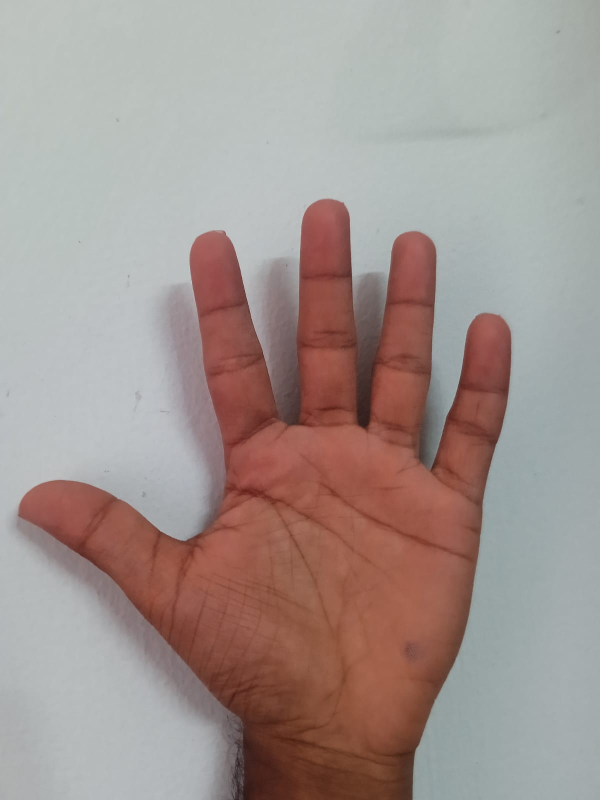
#> input picture WhatsApp Image 2025-02-28 at 13.55.44_c6a75319.jpg, 1200 x 1600 px, given in place of the camera (shown at 1/2 size)
$ jupyter execute Webcam.ipynb
#> lines starting #> are read from the running program, lines starting #| are printed output that depends on the picture; after the words box and inside, x2 and y2 are one past the last pixel; in counts of white or black regions, pixels touching at a corner belong together
[cell 1]
import cv2
import numpy as np

def detect_hand_webcam():
    cap = cv2.VideoCapture(0)
    lower_bound = np.array([0, 40, 30])
    upper_bound = np.array([20, 255, 200])

    while True:
        ret, frame = cap.read()
#> frame is the input picture: shape (1600, 1200, 3); mean B, G, R 144.2, 148.5, 162.4
        if not ret:
            break

        frame = cv2.resize(frame, (500, 500))
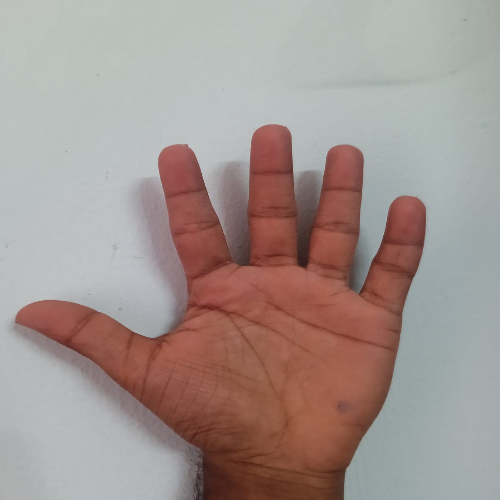
#> frame: shape (500, 500, 3); mean B, G, R 144.2, 148.5, 162.4
        hsl = cv2.cvtColor(frame, cv2.COLOR_BGR2HLS)
#> hsl: shape (500, 500, 3); mean of channels 0, 1, 2 64.8, 153.9, 36.7
        mask = cv2.inRange(hsl, lower_bound, upper_bound)
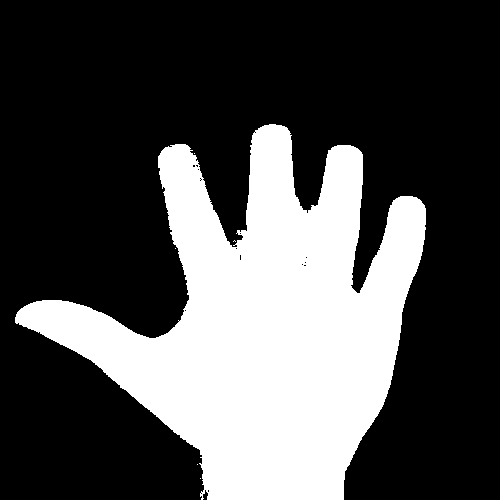
#> mask: shape (500, 500); 30.4% white; 6 white regions (5 under 20 px), largest, box (x1, y1, x2, y2) and area: (15, 124, 426, 500) 76053

        kernel = np.ones((5, 5), np.uint8)
        mask = cv2.morphologyEx(mask, cv2.MORPH_CLOSE, kernel, iterations=2)
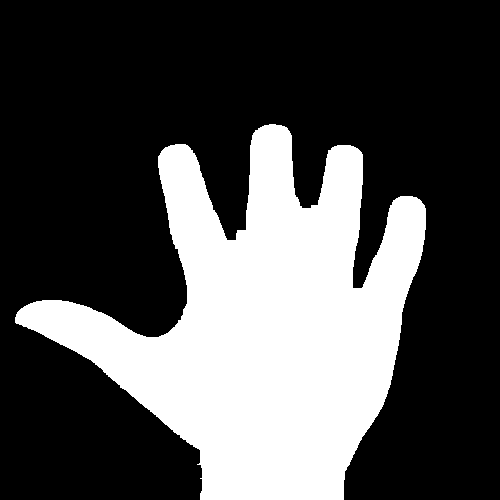
#> mask: shape (500, 500); 30.6% white; 1 white region, box (x1, y1, x2, y2) and area: (15, 124, 426, 500) 76400
        mask = cv2.morphologyEx(mask, cv2.MORPH_OPEN, kernel, iterations=2)
#> mask: shape (500, 500); 30.6% white; 1 white region, box (x1, y1, x2, y2) and area: (16, 125, 426, 500) 76381
        mask = cv2.GaussianBlur(mask, (5, 5), 0)

        masked_frame = cv2.bitwise_and(frame, frame, mask=mask)
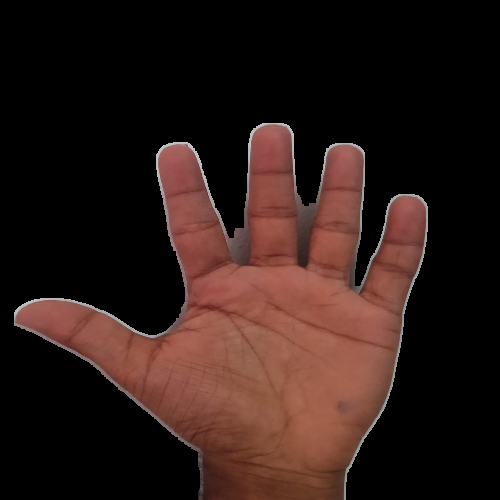
#> masked_frame: shape (500, 500, 3); mean B, G, R 22.7, 26.7, 44.5
        gray = cv2.cvtColor(masked_frame, cv2.COLOR_BGR2GRAY)
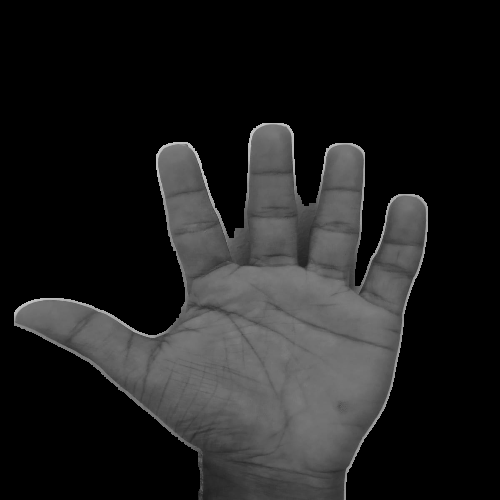
#> gray: shape (500, 500); min 0, max 201, mean 31.6
        thresh = cv2.adaptiveThreshold(gray, 255, cv2.ADAPTIVE_THRESH_GAUSSIAN_C,
                                       cv2.THRESH_BINARY, 11, 2)
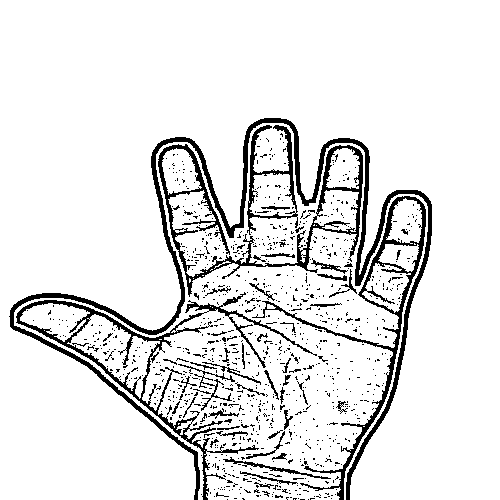
#> thresh: shape (500, 500); 89.9% white; 998 black regions (939 under 20 px)

        contours, _ = cv2.findContours(thresh, cv2.RETR_EXTERNAL, cv2.CHAIN_APPROX_SIMPLE)
#> contours = 16 contours, 8 with area under 20; largest, box (x1, y1, x2, y2) and area: (0, 0, 500, 500) 160114, (14, 123, 428, 500) 64718, (67, 314, 160, 399) 3000, (20, 303, 90, 342) 1430, (362, 263, 411, 313) 1298, (386, 198, 422, 244) 1110, (378, 244, 419, 272) 692, (267, 304, 276, 309) 22
        filtered_contours = [cnt for cnt in contours if 3000 < cv2.contourArea(cnt) < 50000]
#> filtered_contours = []

        contour_frame = frame.copy()
        cv2.drawContours(contour_frame, filtered_contours, -1, (0, 255, 0), 3)

        cv2.imshow("Mask", mask)
        cv2.imshow("Contours", contour_frame)

        if cv2.waitKey(1) & 0xFF == ord('q'):
#> (key q is pressed here)
            break

    cap.release()
    cv2.destroyAllWindows()

detect_hand_webcam()

$ run again, on hand.jpg
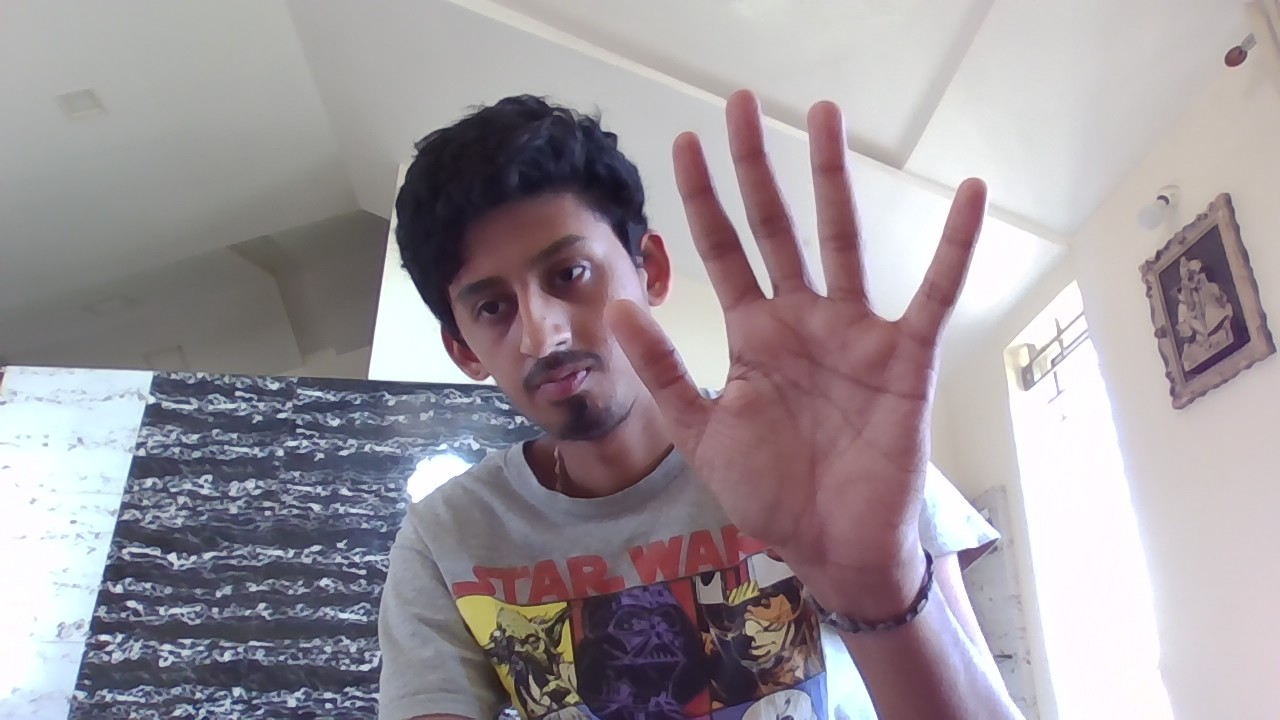
#> input picture hand.jpg, 1280 x 720 px, given in place of the camera
#> in detect_hand_webcam, frame is the input picture: shape (720, 1280, 3); mean B, G, R 155.8, 150.2, 158
#> frame: shape (500, 500, 3)
#> hsl: shape (500, 500, 3); mean of channels 0, 1, 2 98.9, 155.7, 51.4
#> in detect_hand_webcam, `mask = cv2.inRange(hsl, lower_bound, upper_bound)`:
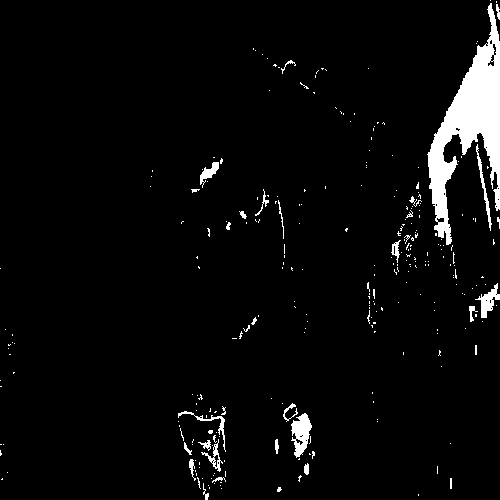
#> mask: shape (500, 500); 4% white; 280 white regions (249 under 20 px), largest, box (x1, y1, x2, y2) and area: (427, 3, 500, 245) 6515, (291, 413, 312, 458) 552, (475, 283, 500, 318) 339
#> thresh: shape (500, 500); 96.8% white; 55 black regions (36 under 20 px)
#> contours = 8 contours, 2 with area under 20; largest, box (x1, y1, x2, y2) and area: (0, 0, 500, 500) 234832, (426, 0, 500, 248) 8627, (468, 283, 500, 323) 824, (404, 195, 422, 220) 376, (493, 0, 500, 29) 48, (451, 148, 458, 155) 21
#> filtered_contours = 1 contour; box (x1, y1, x2, y2) and area: (426, 0, 500, 248) 8627
#> in detect_hand_webcam, `cv2.drawContours(contour_frame, filtered_contours, -1, (0, 255, 0), 3)`:
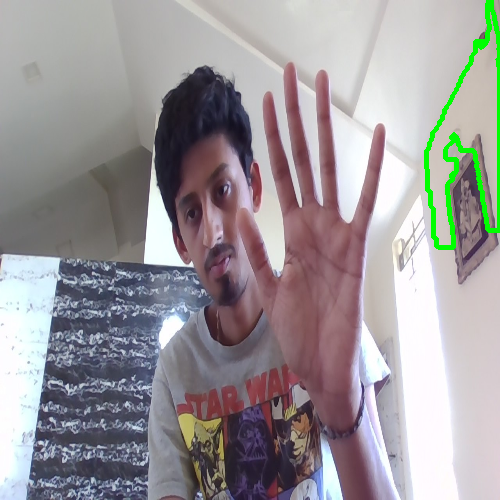
#> contour_frame: shape (500, 500, 3); mean B, G, R 153.4, 151.3, 155.4
